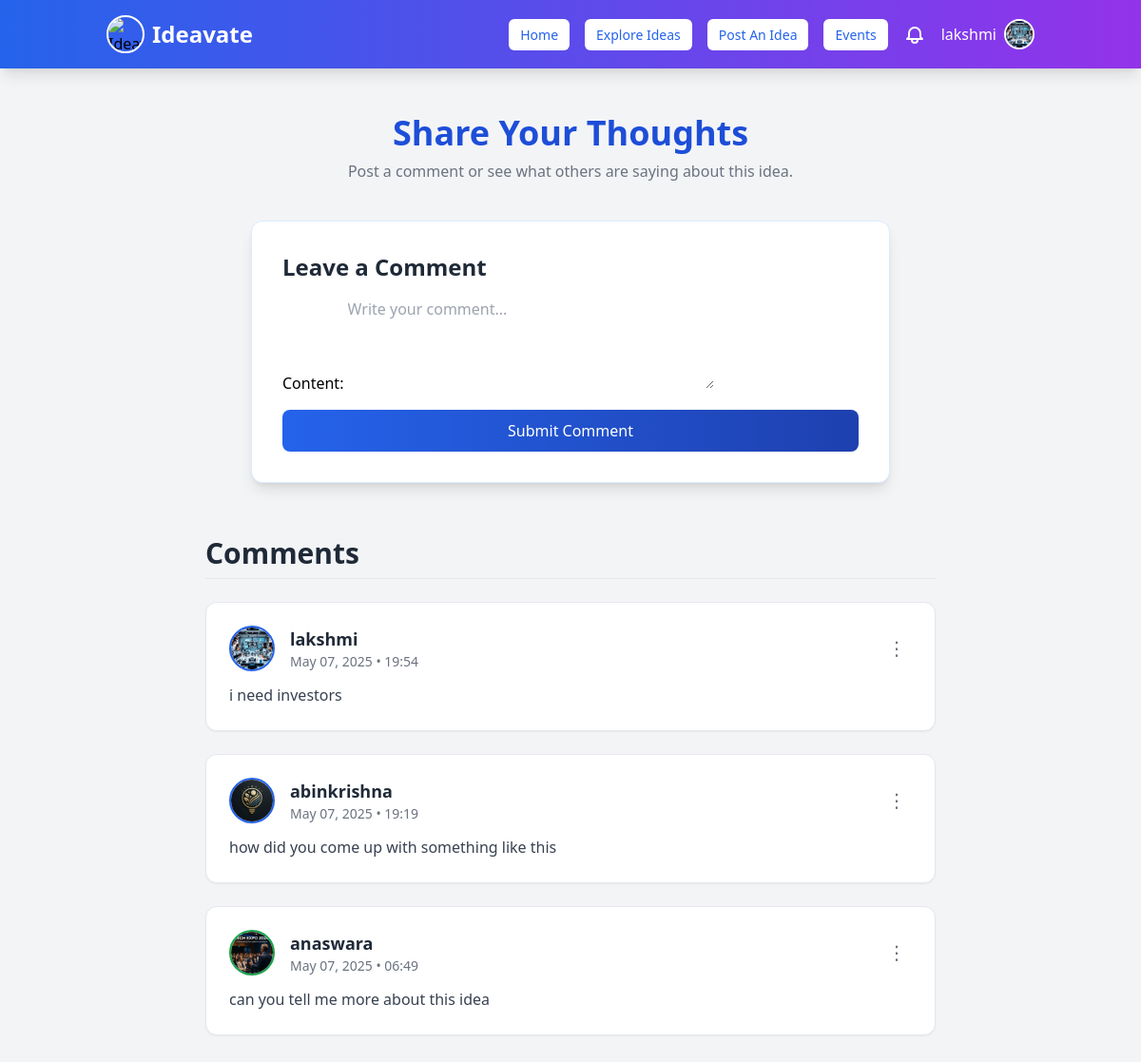
Before: /comment/39/ (signed in) with the older database file.
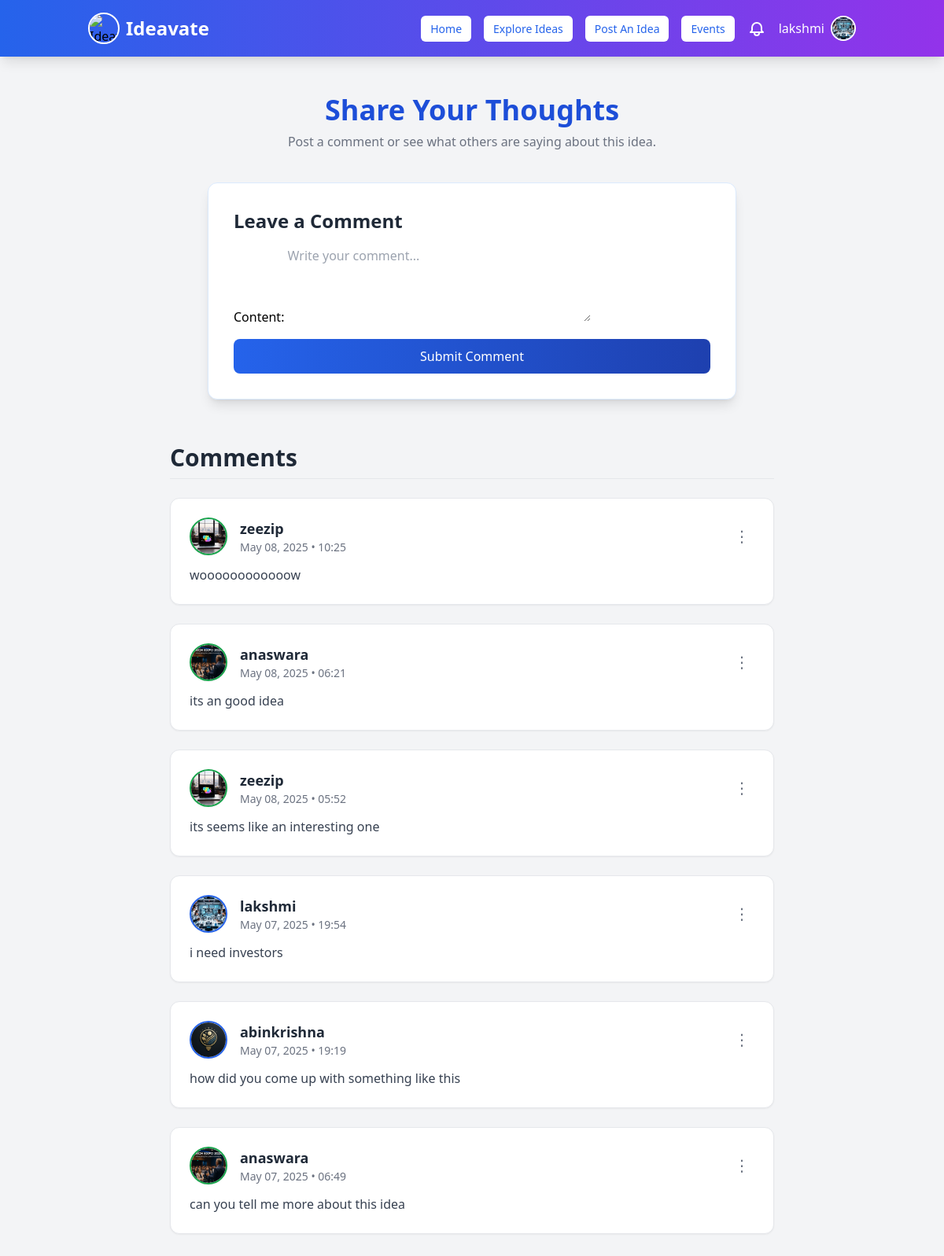
After: the same page with the newer database file.
### myapp/models.py (models this page shows, shortened)
class Comment(models.Model):
    idea = models.ForeignKey(Idea, related_name='comments', on_delete=models.CASCADE)
    user = models.ForeignKey(User, on_delete=models.CASCADE)
    content = models.TextField()
    created_at = models.DateTimeField(auto_now_add=True)

class UserProfile(models.Model):
    user = models.OneToOneField(User, on_delete=models.CASCADE, related_name="user_profile")
    profession = models.CharField(max_length=255, blank=True, null=True)  # Example: Entrepreneur, Developer
    expertise = models.CharField(max_length=255, blank=True, null=True)  # Example: AI, Marketing, FinTech
    bio = models.TextField(blank=True, null=True)  # Short user description
    profile_picture = models.ImageField(upload_to="profile_pics/", blank=True, null=True)
    class Meta:
        verbose_name = "User Profile"
        verbose_name_plural = "User Profiles"

class User(AbstractUser):
    is_user = models.BooleanField(default=False)
    is_organization = models.BooleanField(default=False)
    groups = models.ManyToManyField(Group, related_name="custom_user_groups", blank=True)
    user_permissions = models.ManyToManyField(Permission, related_name="custom_user_permissions", blank=True)

class OrganizationProfile(models.Model):
    user = models.OneToOneField(User, on_delete=models.CASCADE, related_name="organization_profile")
    company_name = models.CharField(max_length=255, unique=True)
    description = models.TextField(blank=True, null=True)
    job_title = models.CharField(max_length=255)  # Role of the user in the company
    profile_picture = models.ImageField(upload_to="organization_profiles/", blank=True, null=True)
    class Meta:
        verbose_name = "Organization_Profile"
        verbose_name_plural = "Organization_Profiles"

### myapp/views.py (the view)
# urls.py: path('comment/<int:idea_id>/', views.comment_idea, name='comment_idea'),
@login_required(login_url='signin')
def comment_idea(request, idea_id):
    idea = get_object_or_404(Idea, id=idea_id)
    comments = Comment.objects.filter(idea=idea).order_by('-created_at')
    if request.method == "POST":
        form = CommentForm(request.POST)
        if form.is_valid():
            comment = form.save(commit=False)
            comment.idea = idea
            comment.user = request.user
            comment.save()
            if request.user != idea.user:
                Notification.objects.create(
                    recipient=idea.user,
                    sender=request.user,
                    notification_type='comment_idea',
                    idea=idea,
                    is_read=False
                )
            return redirect('comment_idea', idea_id=idea.id)
    else:
        form = CommentForm()
    return render(request, 'comment_idea.html', {
        'idea': idea,
        'form': form,
        'comments': comments
    })

### myapp/forms.py
class CommentForm(forms.ModelForm):
    class Meta:
        model = Comment
        fields = ['content']
        widgets = {
            'content': forms.Textarea(attrs={'rows': 4, 'placeholder': 'Write your comment...'}),
        }

### myapp/context_processors.py (called while the page is built)
def notification_count(request):
    if request.user.is_authenticated:
        return {
            'unread_notification_count': Notification.objects.filter(
                recipient=request.user,
                is_read=False
            ).count()
        }
    return {}

### templates/comment_idea.html (shortened to what this page needs)
{% extends "navbar.html" %}
{% load static %}
{% block content %}
<div class="container mx-auto px-4 py-10">
    <div class="text-center mb-10">
        <h1 class="text-4xl font-bold text-blue-700 mb-2">Share Your Thoughts</h1>
        <p class="text-gray-500">Post a comment or see what others are saying about this idea.</p>
    </div>
    <div class="bg-white shadow-lg rounded-xl p-8 max-w-2xl mx-auto border border-blue-100">
        <h2 class="text-2xl font-semibold text-gray-800 mb-4">Leave a Comment</h2>
        <form method="POST" action="{% url 'comment_idea' idea.id %}" class="space-y-4">
            {{ form.as_p }}
            <button type="submit" class="bg-gradient-to-r from-blue-600 to-blue-800 text-white font-medium py-2.5 px-6 rounded-lg hover:opacity-90 transition duration-300 w-full">
                Submit Comment
            </button>
        </form>
    </div>
    <div class="mt-14 max-w-3xl mx-auto">
        <h2 class="text-3xl font-semibold text-gray-800 mb-6 border-b pb-2">Comments</h2>
        {% for comment in comments %}
        <div class="bg-white p-6 mb-6 rounded-xl shadow-sm border hover:shadow-md transition duration-300 relative">
            <div class="flex items-center mb-3">
                {% if comment.user.is_user %}
                    <a href="{% url 'user_profile' comment.user.username %}" class="profile-link">
                {% elif comment.user.is_organization %}
                    <a href="{% url 'organization_profile' comment.user.username %}" class="profile-link">
                {% endif %}
                    {% if comment.user.is_user and comment.user.user_profile.profile_picture %}
                        <img src="{{ comment.user.user_profile.profile_picture.url }}" class="w-12 h-12 rounded-full border-2 border-blue-600 shadow-sm">
                    {% elif comment.user.is_organization and comment.user.organization_profile.profile_picture %}
                        <img src="{{ comment.user.organization_profile.profile_picture.url }}" class="w-12 h-12 rounded-full border-2 border-green-600 shadow-sm">
                    {% else %}
                        <img src="{% static 'default-avatar.png' %}" class="w-12 h-12 rounded-full border-2 border-gray-400 shadow-sm">
                    {% endif %}
                </a>
                <div class="ml-4">
                    {% if comment.user.is_user %}
                        <a href="{% url 'user_profile' comment.user.username %}" class="text-lg font-semibold text-gray-800 hover:underline">
                    {% elif comment.user.is_organization %}
                        <a href="{% url 'organization_profile' comment.user.username %}" class="text-lg font-semibold text-gray-800 hover:underline">
                    {% endif %}
                        {{ comment.user.username }}
                    </a>
                    <p class="text-sm text-gray-500">{{ comment.created_at|date:"M d, Y • H:i" }}</p>
                </div>
                <div class="ml-auto relative">
                    <button type="button" class="comment-dropdown-toggle text-gray-500 hover:text-gray-700 text-xl focus:outline-none transition-all duration-200 hover:bg-gray-100 p-1 rounded-full w-8 h-8 flex items-center justify-center">
                        ⋮
                    </button>
                </div>
            </div>
            <p class="text-gray-700 text-base leading-relaxed" id="comment-content-{{ comment.id }}">{{ comment.content }}</p>
        </div>
        {% empty %}
        <p class="text-gray-500 text-center italic">No comments yet. Be the first to join the conversation!</p>
        {% endfor %}
    </div>
</div>
{% endblock content %}

Changed rows visible on the page:
added Comment: user.organization_profile.profile_picture (picture), user.username "zeezip", created_at "May 08, 2025 • 10:25", content "woooooooooooow"
added Comment: user.organization_profile.profile_picture (picture), user.username "anaswara", created_at "May 08, 2025 • 06:21", content "its an good idea"
added Comment: user.organization_profile.profile_picture (picture), user.username "zeezip", created_at "May 08, 2025 • 05:52", content "its seems like an interesting one"
